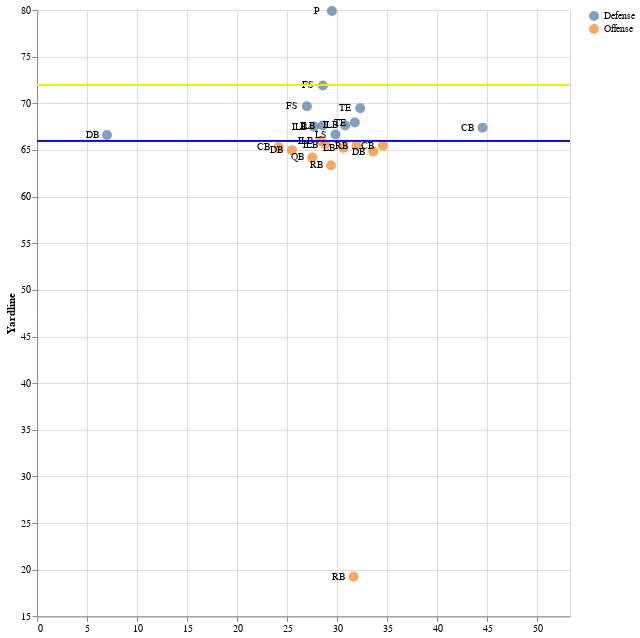

The code cell stored with this chart in its notebook:
### Code cell
from play_vis import create_starting_chart

create_starting_chart(def_cleaning.weeks_data, 2018091607, 329)

### Figure 1 — Vega-Lite specification as saved in the notebook (floating-point values rounded to 4 significant figures)
{"usermeta": {"embedOptions": {"theme": "fivethirtyeight"}}, "config": {"view": {"continuousWidth": 400, "continuousHeight": 300}}, "layer": [{"mark": {"type": "circle", "dx": 5, "dy": 5, "size": 100}, "encoding": {"color": {"type": "nominal", "field": "off", "title": null}, "x": {"type": "quantitative", "field": "y_dir", "scale": {"domain": [0, 53.3]}}, "y": {"type": "quantitative", "field": "x_dir"}}}, {"mark": {"type": "text", "dx": -15, "fontSize": 10}, "encoding": {"text": {"type": "nominal", "field": "position"}, "x": {"type": "quantitative", "field": "y_dir", "scale": {"domain": [0, 53.3]}, "title": null}, "y": {"type": "quantitative", "field": "x_dir", "scale": {"zero": false}, "title": "Yardline"}}}, {"mark": {"type": "rule", "color": "blue"}, "encoding": {"y": {"type": "quantitative", "field": "yardline_dir"}}}, {"mark": {"type": "rule", "color": "#ECEC01"}, "encoding": {"y": {"type": "quantitative", "field": "yardline_first_dir"}}}], "data": {"name": "data-5f09fa9a67c2210b6b92e726a46af3ee"}, "height": 606.4, "width": 533.0, "$schema": "https://vega.github.io/schema/vega-lite/v4.8.1.json", "datasets": {"data-5f09fa9a67c2210b6b92e726a46af3ee": [{"nflId": 2354.0, "x_100": 32.39, "y": 28.57, "position": "ILB", "yardline_100": 34.0, "yardline_first": 28.0, "off": "Defense", "x_dir": 67.61, "yardline_dir": 66.0, "yardline_first_dir": 72.0, "y_dir": 28.57}, {"nflId": 4263.0, "x_100": 20.1, "y": 29.49, "position": "P", "yardline_100": 34.0, "yardline_first": 28.0, "off": "Defense", "x_dir": 79.9, "yardline_dir": 66.0, "yardline_first_dir": 72.0, "y_dir": 29.49}, {"nflId": 1037000.0, "x_100": 35.8, "y": 27.53, "position": "QB", "yardline_100": 34.0, "yardline_first": 28.0, "off": "Offense", "x_dir": 64.2, "yardline_dir": 66.0, "yardline_first_dir": 72.0, "y_dir": 27.53}, {"nflId": 2495000.0, "x_100": 32.06, "y": 31.78, "position": "TE", "yardline_100": 34.0, "yardline_first": 28.0, "off": "Defense", "x_dir": 67.94, "yardline_dir": 66.0, "yardline_first_dir": 72.0, "y_dir": 31.78}, {"nflId": 2495000.0, "x_100": 34.69, "y": 24.17, "position": "CB", "yardline_100": 34.0, "yardline_first": 28.0, "off": "Offense", "x_dir": 65.31, "yardline_dir": 66.0, "yardline_first_dir": 72.0, "y_dir": 24.17}, {"nflId": 2536000.0, "x_100": 34.54, "y": 34.58, "position": "CB", "yardline_100": 34.0, "yardline_first": 28.0, "off": "Offense", "x_dir": 65.46, "yardline_dir": 66.0, "yardline_first_dir": 72.0, "y_dir": 34.58}, {"nflId": 2536000.0, "x_100": 33.35, "y": 29.85, "position": "LS", "yardline_100": 34.0, "yardline_first": 28.0, "off": "Defense", "x_dir": 66.65, "yardline_dir": 66.0, "yardline_first_dir": 72.0, "y_dir": 29.85}, {"nflId": 2540000.0, "x_100": 32.37, "y": 30.82, "position": "ILB", "yardline_100": 34.0, "yardline_first": 28.0, "off": "Defense", "x_dir": 67.63, "yardline_dir": 66.0, "yardline_first_dir": 72.0, "y_dir": 30.82}, {"nflId": 2542000.0, "x_100": 32.5, "y": 27.7, "position": "ILB", "yardline_100": 34.0, "yardline_first": 28.0, "off": "Defense", "x_dir": 67.5, "yardline_dir": 66.0, "yardline_first_dir": 72.0, "y_dir": 27.7}, {"nflId": 2542000.0, "x_100": 30.32, "y": 26.99, "position": "FS", "yardline_100": 34.0, "yardline_first": 28.0, "off": "Defense", "x_dir": 69.68, "yardline_dir": 66.0, "yardline_first_dir": 72.0, "y_dir": 26.99}, {"nflId": 2544000.0, "x_100": 36.64, "y": 29.4, "position": "RB", "yardline_100": 34.0, "yardline_first": 28.0, "off": "Offense", "x_dir": 63.36, "yardline_dir": 66.0, "yardline_first_dir": 72.0, "y_dir": 29.4}, {"nflId": 2553000.0, "x_100": 34.42, "y": 28.86, "position": "ILB", "yardline_100": 34.0, "yardline_first": 28.0, "off": "Offense", "x_dir": 65.58, "yardline_dir": 66.0, "yardline_first_dir": 72.0, "y_dir": 28.86}, {"nflId": 2555000.0, "x_100": 28.09, "y": 28.59, "position": "FS", "yardline_100": 34.0, "yardline_first": 28.0, "off": "Defense", "x_dir": 71.91, "yardline_dir": 66.0, "yardline_first_dir": 72.0, "y_dir": 28.59}, {"nflId": 2555000.0, "x_100": 80.74, "y": 31.66, "position": "RB", "yardline_100": 34.0, "yardline_first": 28.0, "off": "Offense", "x_dir": 19.26, "yardline_dir": 66.0, "yardline_first_dir": 72.0, "y_dir": 31.66}, {"nflId": 2556000.0, "x_100": 32.61, "y": 44.55, "position": "CB", "yardline_100": 34.0, "yardline_first": 28.0, "off": "Defense", "x_dir": 67.39, "yardline_dir": 66.0, "yardline_first_dir": 72.0, "y_dir": 44.55}, {"nflId": 2559000.0, "x_100": 30.53, "y": 32.32, "position": "TE", "yardline_100": 34.0, "yardline_first": 28.0, "off": "Defense", "x_dir": 69.47, "yardline_dir": 66.0, "yardline_first_dir": 72.0, "y_dir": 32.32}, {"nflId": 2559000.0, "x_100": 34.03, "y": 28.33, "position": "ILB", "yardline_100": 34.0, "yardline_first": 28.0, "off": "Offense", "x_dir": 65.97, "yardline_dir": 66.0, "yardline_first_dir": 72.0, "y_dir": 28.33}, {"nflId": 2561000.0, "x_100": 35.02, "y": 25.49, "position": "DB", "yardline_100": 34.0, "yardline_first": 28.0, "off": "Offense", "x_dir": 64.98, "yardline_dir": 66.0, "yardline_first_dir": 72.0, "y_dir": 25.49}, {"nflId": 2561000.0, "x_100": 34.8, "y": 30.65, "position": "LB", "yardline_100": 34.0, "yardline_first": 28.0, "off": "Offense", "x_dir": 65.2, "yardline_dir": 66.0, "yardline_first_dir": 72.0, "y_dir": 30.65}, {"nflId": 2561000.0, "x_100": 33.39, "y": 7.0, "position": "DB", "yardline_100": 34.0, "yardline_first": 28.0, "off": "Defense", "x_dir": 66.61, "yardline_dir": 66.0, "yardline_first_dir": 72.0, "y_dir": 7.0}, {"nflId": 2561000.0, "x_100": 34.53, "y": 31.95, "position": "RB", "yardline_100": 34.0, "yardline_first": 28.0, "off": "Offense", "x_dir": 65.47, "yardline_dir": 66.0, "yardline_first_dir": 72.0, "y_dir": 31.95}, {"nflId": 2562000.0, "x_100": 35.18, "y": 33.62, "position": "DB", "yardline_100": 34.0, "yardline_first": 28.0, "off": "Offense", "x_dir": 64.82, "yardline_dir": 66.0, "yardline_first_dir": 72.0, "y_dir": 33.62}]}}
